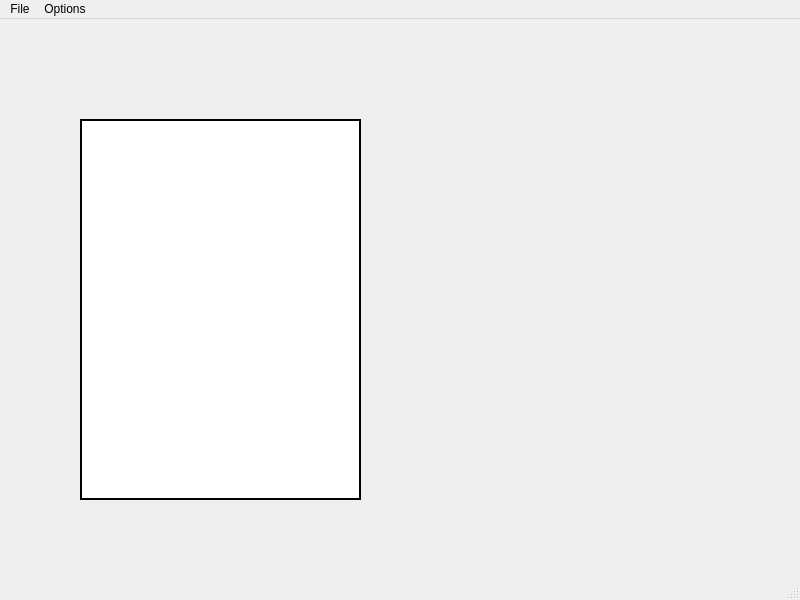
<?xml version="1.0" encoding="UTF-8"?>
<ui version="4.0">
 <class>MainWindow</class>
 <widget class="QMainWindow" name="MainWindow">
  <property name="geometry">
   <rect>
    <x>0</x>
    <y>0</y>
    <width>800</width>
    <height>600</height>
   </rect>
  </property>
  <property name="windowTitle">
   <string>MainWindow</string>
  </property>
  <widget class="QWidget" name="centralwidget">
   <widget class="QTreeView" name="treeView">
    <property name="geometry">
     <rect>
      <x>80</x>
      <y>100</y>
      <width>281</width>
      <height>381</height>
     </rect>
    </property>
    <property name="font">
     <font>
      <pointsize>9</pointsize>
     </font>
    </property>
    <property name="frameShape">
     <enum>QFrame::Box</enum>
    </property>
    <property name="frameShadow">
     <enum>QFrame::Plain</enum>
    </property>
    <property name="lineWidth">
     <number>2</number>
    </property>
    <property name="midLineWidth">
     <number>2</number>
    </property>
    <property name="sortingEnabled">
     <bool>true</bool>
    </property>
    <property name="allColumnsShowFocus">
     <bool>true</bool>
    </property>
    <attribute name="headerVisible">
     <bool>true</bool>
    </attribute>
   </widget>
  </widget>
  <widget class="QMenuBar" name="menubar">
   <property name="geometry">
    <rect>
     <x>0</x>
     <y>0</y>
     <width>800</width>
     <height>22</height>
    </rect>
   </property>
   <widget class="QMenu" name="menuFile">
    <property name="title">
     <string>File</string>
    </property>
    <addaction name="actionExit"/>
   </widget>
   <widget class="QMenu" name="menuOptions">
    <property name="title">
     <string>Options</string>
    </property>
   </widget>
   <addaction name="menuFile"/>
   <addaction name="menuOptions"/>
  </widget>
  <widget class="QStatusBar" name="statusbar"/>
  <action name="actionExit">
   <property name="text">
    <string>Exit</string>
   </property>
   <property name="shortcut">
    <string>Esc</string>
   </property>
  </action>
 </widget>
 <resources/>
 <connections/>
</ui>
